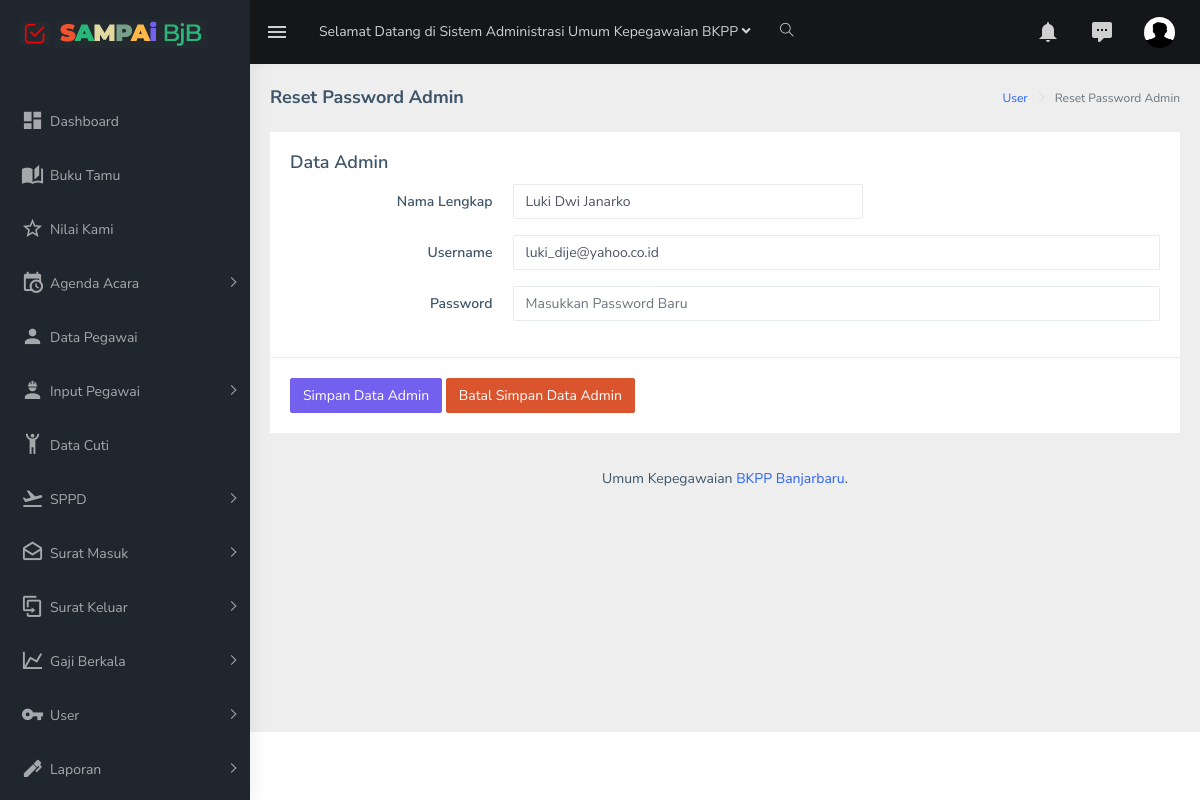
The page /reset-password.php?KODE=2 (signed in) on the database its author committed.
### tables this page shows
CREATE TABLE `users` (
  `id` int(10) NOT NULL auto_increment,
  `nama` varchar(30) NOT NULL,
  `pswd` varchar(1000) NOT NULL,
  `email` varchar(40) NOT NULL,
  `pertanyaan` varchar(1000) NOT NULL,
  `jawaban` varchar(1000) NOT NULL,
  `key_forgot` varchar(1000) NOT NULL,
  `lokasi_ad` varchar(200) NOT NULL,
  `kategori` varchar(20) NOT NULL,
  `id_skpd` varchar(15) NOT NULL,
  `tgl` varchar(30) NOT NULL,
  PRIMARY KEY  (`id`),
  UNIQUE KEY `email` (`email`)
);

### assets/include/session.php (called while the page is built, shortened)
<?php
include "koneksi.php";
if (isset($_SESSION['session_login_by_id']))
{
	$user_id = $_SESSION['session_login_by_id'];
	$sql_0 			= "select * from users where id='$user_id'";
	$sql 			= mysqli_query($conn, $sql_0);
	$data 			= mysqli_fetch_array($sql);
	$lokasi_pict 	= $data['lokasi_ad'];
}
else
{
	header("location:login.php");
	exit();
}
?>

### reset-password.php (the view, shortened to what this page needs)
<?PHP
include "assets/include/session.php";
include "assets/include/koneksi.php";
?>
<?
		$KODE			= $_GET['KODE'];
		$sql_utama		= "select * from users where id='$KODE'";
		$sql_2 			= mysqli_query($conn, $sql_utama);
		$data_p 		= mysqli_fetch_array($sql_2);
						$nama		 	= $data_p['nama'];
						$email		 	= $data_p['email'];
?>
<!DOCTYPE html>
<html dir="ltr" lang="en">
<head>
    <link href="assets/libs/flot/css/float-chart.css" rel="stylesheet">
	<link rel="stylesheet" type="text/css" href="assets/libs/select2/dist/css/select2.min.css">
    <link rel="stylesheet" type="text/css" href="assets/libs/jquery-minicolors/jquery.minicolors.css">
    <link rel="stylesheet" type="text/css" href="assets/libs/bootstrap-datepicker/dist/css/bootstrap-datepicker.min.css">
    <link rel="stylesheet" type="text/css" href="assets/libs/quill/dist/quill.snow.css">
    <link href="dist/css/style.min.css" rel="stylesheet">
</head>
<body>
    <div id="main-wrapper">
       <?php include "pages/header.php";?>
       <?php include "pages/sidebar.php";?>
        <div class="page-wrapper">
             <div class="page-breadcrumb">
                <div class="row">
                    <div class="col-12 d-flex no-block align-items-center">
                        <h4 class="page-title">Reset Password Admin </h4>
                        <div class="ml-auto text-right">
                            <nav aria-label="breadcrumb">
                                <ol class="breadcrumb">
                                    <li class="breadcrumb-item"><a href="#">User</a></li>
                                    <li class="breadcrumb-item active" aria-current="page">Reset Password Admin</li>
                                </ol>
                            </nav>
                        </div>
                    </div>
                </div>
            </div>
            <div class="container-fluid">
                <div class="row">
                   <div class="col-md-12">
                        <div class="card">
                            <form class="form-horizontal" action='assets/include/update-admin.php' method='post' enctype='multipart/form-data'>
                                <div class="card-body">
                                    <h4 class="card-title">Data Admin </h4>
                                    <div class="form-group row">
                                        <label for="fname" class="col-sm-3 text-right control-label col-form-label">Nama Lengkap</label>
										<div class="col-sm-5">
                                            <input type="text" name="admin" class="form-control" id="fname"  required placeholder="Nama Lengkap" value="<? echo $nama; ?>">
                                        </div>
                                    </div>
                                    <div class="form-group row">
                                        <label for="lname" class="col-sm-3 text-right control-label col-form-label">Username</label>
                                        <div class="col-sm-9">
                                            <input type="text" name="email" class="form-control" id="email1" maxlength="18" required placeholder="Username" value="<? echo $email; ?>">
                                        </div>
                                    </div>
									<div class="form-group row">
                                        <label for="lname" class="col-sm-3 text-right control-label col-form-label">Password</label>
                                        <div class="col-sm-9">
                                            <input type="password" name="pswd" class="form-control" id="lname" placeholder="Masukkan Password Baru" required>
                                        </div>
                                    </div>
                                </div>
                                <div class="border-top">
                                    <div class="card-body">
                                        <button type="submit" class="btn btn-primary">Simpan Data Admin</button> <button type="reset" class="btn btn-danger">Batal Simpan Data Admin</button>
                                    </div>
                                </div>
                            </form>
                        </div>
                </div>
            </div>
            <?php include "pages/footer.php"; ?>
        </div>
    </div>
</body>
</html>

### pages/header.php (shortened to what this page needs)
<header class="topbar" data-navbarbg="skin5">
           <nav class="navbar top-navbar navbar-expand-md navbar-dark">
               <div class="navbar-header" data-logobg="skin5">
                   <a class="navbar-brand" href="html/ltr/index.html">
                       <b class="logo-icon p-l-10">
                           <img src="assets/images/logo-icon.png" alt="homepage" class="light-logo" />                        </b>
                       <span class="logo-text">
                            <img src="assets/images/logo-text.png" alt="homepage" class="light-logo" />                        </span>
                   </a>
                   </div>
               <div class="navbar-collapse collapse" id="navbarSupportedContent" data-navbarbg="skin5">
                   <ul class="navbar-nav float-left mr-auto">
                       <li class="nav-item d-none d-md-block"><a class="nav-link sidebartoggler waves-effect waves-light" href="javascript:void(0)" data-sidebartype="mini-sidebar"><i class="mdi mdi-menu font-24"></i></a></li>
                       <li class="nav-item dropdown">
                           <a class="nav-link dropdown-toggle" href="#" id="navbarDropdown" role="button" data-toggle="dropdown" aria-haspopup="true" aria-expanded="false">
                           <?php include "title-2.php";?>
                       </li>
                       <li class="nav-item search-box"> <a class="nav-link waves-effect waves-dark" href="javascript:void(0)"><i class="ti-search"></i></a>
                       </li>
                   </ul>
                   <ul class="navbar-nav float-right">
                       <li class="nav-item dropdown">
                           <a class="nav-link dropdown-toggle waves-effect waves-dark" href="" data-toggle="dropdown" aria-haspopup="true" aria-expanded="false"> <i class="mdi mdi-bell font-24"></i>                            </a>
                       </li>
                       <li class="nav-item dropdown">
                           <a class="nav-link dropdown-toggle waves-effect waves-dark" href="" id="2" data-toggle="dropdown" aria-haspopup="true" aria-expanded="false"> <i class="font-24 mdi mdi-comment-processing"></i>                            </a>
                       </li>
                       <li class="nav-item dropdown">
                           <a class="nav-link dropdown-toggle text-muted waves-effect waves-dark pro-pic" href="" data-toggle="dropdown" aria-haspopup="true" aria-expanded="false"><img src="assets/include/<?php echo $lokasi_pict; ?>" alt="user" class="rounded-circle" width="31" height="31"></a>
                       </li>
                   </ul>
               </div>
           </nav>
       </header>

### rows shown on the page
users: lokasi_ad (picture)
users: admin "Luki Dwi Janarko", email "luki_dije@yahoo.co.id"
